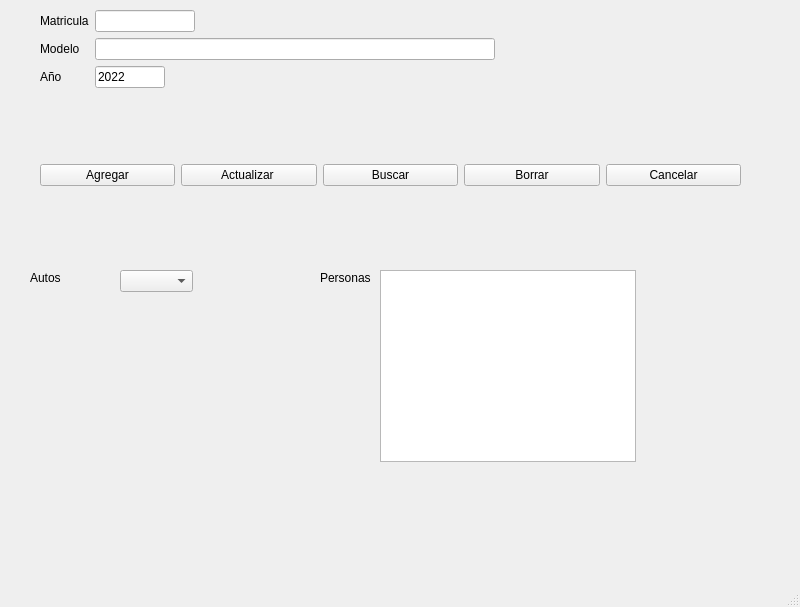
<?xml version="1.0" encoding="UTF-8"?>
<ui version="4.0">
 <class>MainWindow</class>
 <widget class="QMainWindow" name="MainWindow">
  <property name="geometry">
   <rect>
    <x>0</x>
    <y>0</y>
    <width>800</width>
    <height>607</height>
   </rect>
  </property>
  <property name="windowTitle">
   <string>CrudAutos</string>
  </property>
  <widget class="QWidget" name="centralwidget">
   <widget class="QWidget" name="formLayoutWidget">
    <property name="geometry">
     <rect>
      <x>40</x>
      <y>10</y>
      <width>701</width>
      <height>121</height>
     </rect>
    </property>
    <layout class="QFormLayout" name="formLayout">
     <item row="0" column="0">
      <widget class="QLabel" name="label">
       <property name="text">
        <string>Matricula</string>
       </property>
      </widget>
     </item>
     <item row="1" column="0">
      <widget class="QLabel" name="label_2">
       <property name="text">
        <string>Modelo</string>
       </property>
      </widget>
     </item>
     <item row="2" column="0">
      <widget class="QLabel" name="label_3">
       <property name="text">
        <string>Año</string>
       </property>
      </widget>
     </item>
     <item row="0" column="1">
      <widget class="QLineEdit" name="txtMatricula">
       <property name="sizePolicy">
        <sizepolicy hsizetype="Minimum" vsizetype="Minimum">
         <horstretch>0</horstretch>
         <verstretch>0</verstretch>
        </sizepolicy>
       </property>
       <property name="maximumSize">
        <size>
         <width>100</width>
         <height>16777215</height>
        </size>
       </property>
       <property name="text">
        <string/>
       </property>
      </widget>
     </item>
     <item row="1" column="1">
      <widget class="QLineEdit" name="txtModelo">
       <property name="sizePolicy">
        <sizepolicy hsizetype="Minimum" vsizetype="Minimum">
         <horstretch>0</horstretch>
         <verstretch>0</verstretch>
        </sizepolicy>
       </property>
       <property name="maximumSize">
        <size>
         <width>400</width>
         <height>16777215</height>
        </size>
       </property>
      </widget>
     </item>
     <item row="2" column="1">
      <widget class="QLineEdit" name="txtAnio">
       <property name="maximumSize">
        <size>
         <width>70</width>
         <height>16777215</height>
        </size>
       </property>
       <property name="text">
        <string>2022</string>
       </property>
      </widget>
     </item>
     <item row="3" column="1">
      <widget class="QLabel" name="lblDisplay">
       <property name="text">
        <string/>
       </property>
      </widget>
     </item>
    </layout>
   </widget>
   <widget class="QWidget" name="horizontalLayoutWidget">
    <property name="geometry">
     <rect>
      <x>40</x>
      <y>150</y>
      <width>701</width>
      <height>51</height>
     </rect>
    </property>
    <layout class="QHBoxLayout" name="horizontalLayout">
     <item>
      <widget class="QPushButton" name="btnAgregar">
       <property name="text">
        <string>Agregar</string>
       </property>
      </widget>
     </item>
     <item>
      <widget class="QPushButton" name="btnActualizar">
       <property name="text">
        <string>Actualizar </string>
       </property>
      </widget>
     </item>
     <item>
      <widget class="QPushButton" name="btnBuscar">
       <property name="text">
        <string>Buscar</string>
       </property>
      </widget>
     </item>
     <item>
      <widget class="QPushButton" name="btnBorrar">
       <property name="text">
        <string>Borrar</string>
       </property>
      </widget>
     </item>
     <item>
      <widget class="QPushButton" name="btnCancelar">
       <property name="text">
        <string>Cancelar</string>
       </property>
      </widget>
     </item>
    </layout>
   </widget>
   <widget class="QComboBox" name="comboBox">
    <property name="geometry">
     <rect>
      <x>120</x>
      <y>270</y>
      <width>73</width>
      <height>22</height>
     </rect>
    </property>
   </widget>
   <widget class="QLabel" name="label_4">
    <property name="geometry">
     <rect>
      <x>30</x>
      <y>270</y>
      <width>55</width>
      <height>16</height>
     </rect>
    </property>
    <property name="text">
     <string>Autos</string>
    </property>
   </widget>
   <widget class="QLabel" name="label_5">
    <property name="geometry">
     <rect>
      <x>320</x>
      <y>270</y>
      <width>55</width>
      <height>16</height>
     </rect>
    </property>
    <property name="text">
     <string>Personas</string>
    </property>
   </widget>
   <widget class="QListView" name="listView">
    <property name="geometry">
     <rect>
      <x>380</x>
      <y>270</y>
      <width>256</width>
      <height>192</height>
     </rect>
    </property>
   </widget>
  </widget>
  <widget class="QMenuBar" name="menubar">
   <property name="geometry">
    <rect>
     <x>0</x>
     <y>0</y>
     <width>800</width>
     <height>26</height>
    </rect>
   </property>
  </widget>
  <widget class="QStatusBar" name="statusbar"/>
 </widget>
 <resources/>
 <connections/>
</ui>
